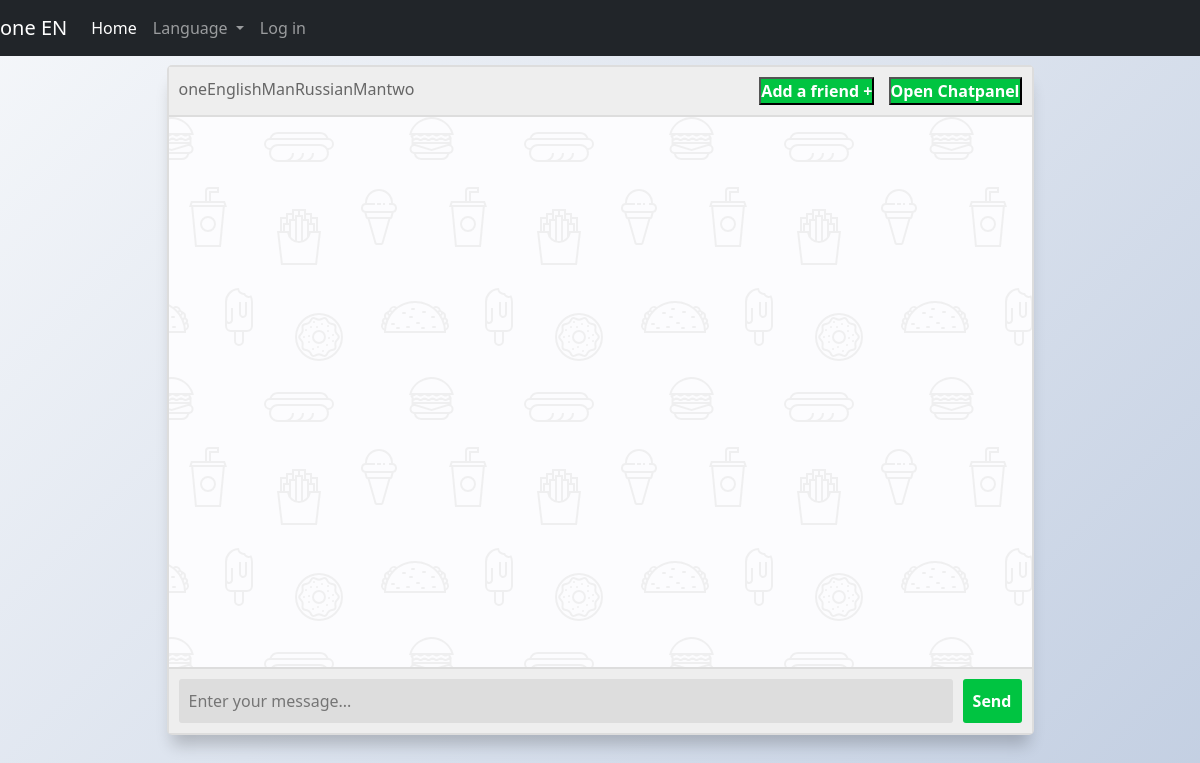
/chat/7 (signed in), run on an earlier commit of the app's database.
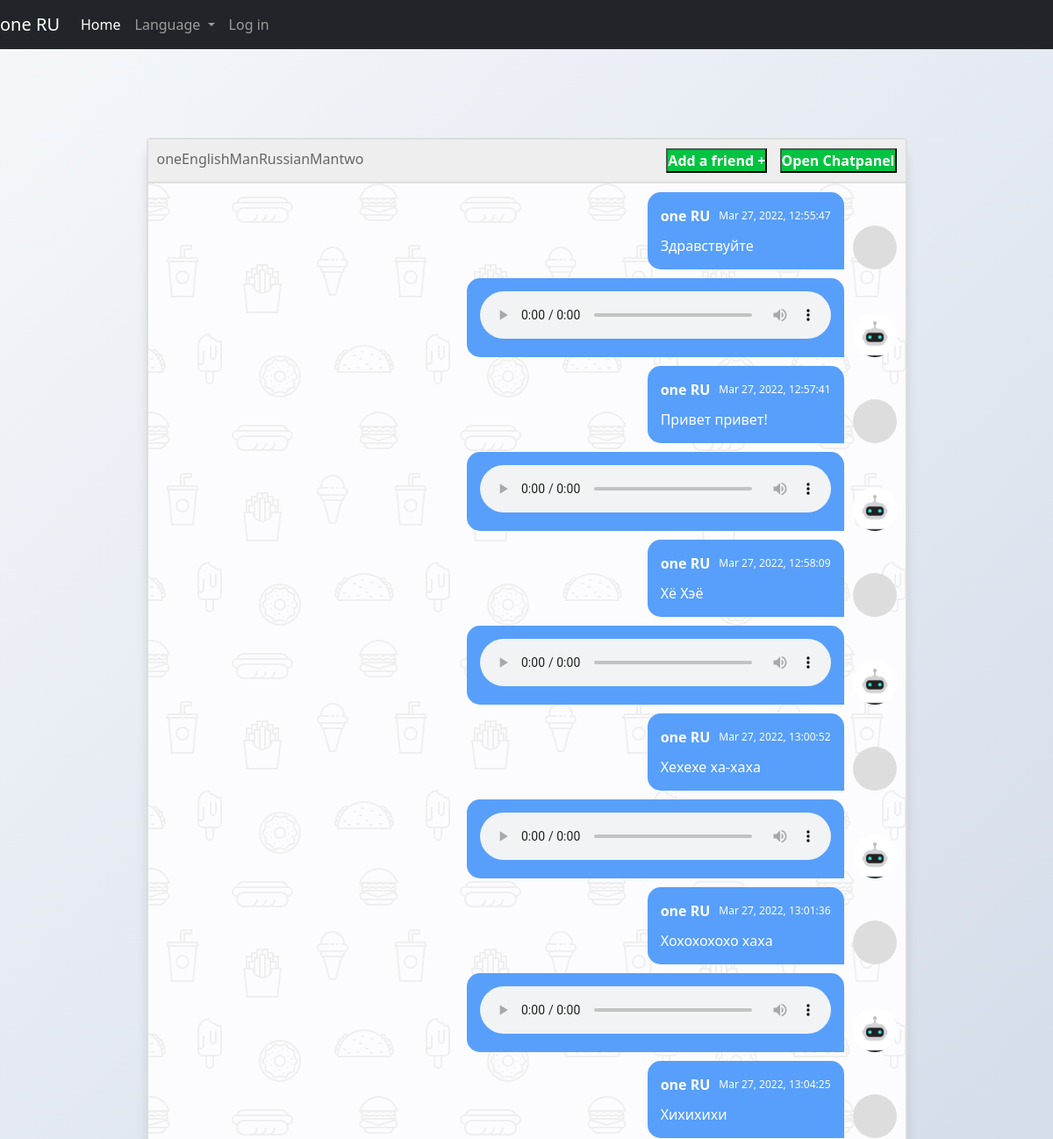
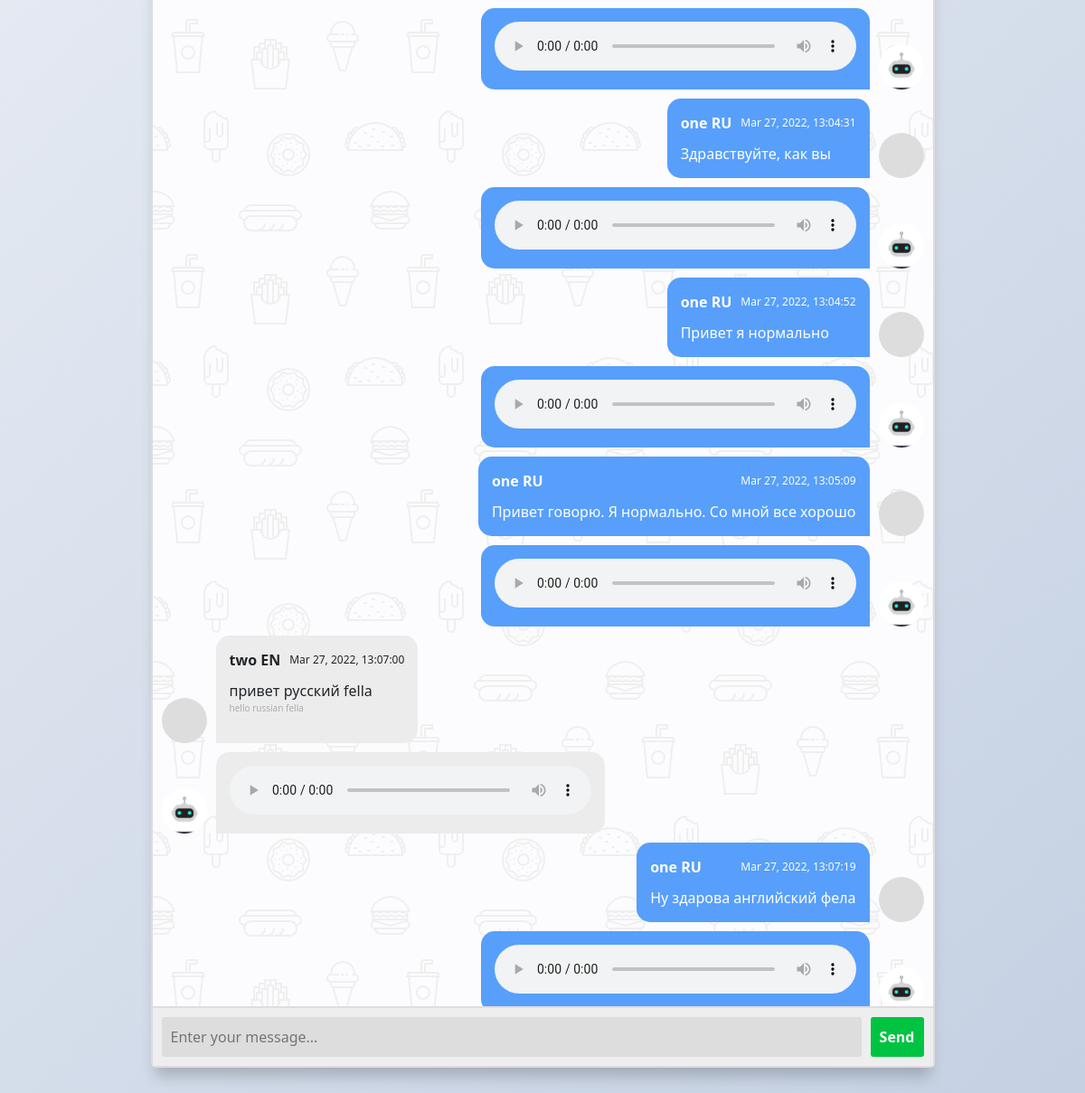
And on a later commit of the database (2 pictures, top to bottom).
### app.py (models this page shows, shortened)
class Chat(db.Model):
    __tablename__ = 'chat'
    id = db.Column(db.Integer, primary_key=True)
    chatname = db.Column(db.String(30), nullable=False)

class User(db.Model, UserMixin):
    __tablename__ = 'user'
    id = db.Column(db.Integer, primary_key=True)
    email = db.Column(db.String(30), nullable=False, unique=True)
    username = db.Column(db.String(30), nullable=False)
    password = db.Column(db.String(80), nullable=False)
    lang = db.Column(db.Integer, nullable=False)

class Messages(db.Model):
    id = db.Column(db.Integer, primary_key=True)
    id_sender = db.Column(db.Integer, ForeignKey('user.id'))
    id_chat = db.Column(db.Integer, ForeignKey('chat.id'))
    message_en = db.Column(db.Text, nullable=False)
    message_ru = db.Column(db.Text, nullable=False)
    date = db.Column(db.DateTime, default=datetime.utcnow())

### app.py (the view, shortened to what this page needs)
@login_required
@app.route('/chat/<id>', methods=['GET'])
def chat(id):
    print(id)
    if current_user.is_authenticated:
        if ChatToUser.query.filter_by(id_user=current_user.id, id_chat=int(id)).first():
            print('Ok')
        else:
            print('Denied')
            return redirect(url_for('index'))
        chatName = 'SimpleChat'
        chats = ChatToUser.query.filter_by(id_user=current_user.id).all()
        for i in range(len(chats)):
            chats[i] = Chat.query.filter_by(id=chats[i].id_chat).first()
            if (int(id) == int(chats[i].id)):
                chatName = chats[i].chatname
        msgs = Messages.query.filter_by(id_chat=int(id)).all()
        for i in range(len(msgs)):
            msgs[i] = [msgs[i].id_sender, User.query.filter_by(id=msgs[i].id_sender).first().username,
                       {'EN': msgs[i].message_en, 'RU': msgs[i].message_ru}, msgs[i].date.strftime("%b %d, %Y, %X"),
                       'RU' if User.query.filter_by(id=msgs[i].id_sender).first().lang == 1 else 'EN']
            if current_user.lang == 1:
                temp = msgs[i][2]['RU'].replace('?', '&quest')
                temp = temp.replace(' ', '%20')
                msgs[i].append(f'{path}synthesize/{temp}?src_lang=ru')
            else:
                temp = msgs[i][2]['EN'].replace('?', '&quest')
                temp = temp.replace(' ', '%20')
                msgs[i].append(f'{path}synthesize/{temp}?src_lang=en')
        return render_template("chatPage.html", name=current_user.username + ' ' + ('EN' if current_user.lang == 0 else 'RU'),
                               chats=chats, chatId=id, chatName = chatName,msgs=msgs, my_link="{path}dummy_audio")
    else:
        return redirect(url_for("index"))

### app.py (called while the page is built)
@login_manager.user_loader
def load_user(user_id):
    return User.query.get(int(user_id))

### templates/chatPage.html (shortened to what this page needs)
<!doctype html>
<html lang="ru">
<head>
  <link rel="stylesheet" href="{{ url_for('static', filename='css/friendlist.css') }}">
  <link rel="stylesheet" href="{{ url_for('static', filename='css/main.css') }}">
  <link rel="stylesheet" href="https://cdn.jsdelivr.net/npm/bootstrap@5.1.3/dist/css/bootstrap.min.css">
</head>
<body>
<nav class="navbar navbar-expand-lg navbar-dark fixed-top bg-dark">
    <a class="navbar-brand" id="name_of_person">{{ name }}</a>
    <div class="collapse navbar-collapse" id="navbarSupportedContent">
      <ul class="navbar-nav mr-auto">
        <li class="nav-item active">
          <a class="nav-link active" aria-current="page" href="/home">Home</a>
        </li>
        <li class="nav-item dropdown">
        <a class="nav-link dropdown-toggle" href="#" id="navbarDropdown" role="button" data-toggle="dropdown" aria-haspopup="true" aria-expanded="false">
          Language
        </a>
        </li>
        <li class="nav-item">
          <a class="nav-link" href="/login">Log in</a>
        </li>
      </ul>
    </div>
</nav>
<section class="msger">
  <header class="msger-header">
    <div class="msger-header-title">
       {{chatName}}
    </div>
    <div class="msger-header-options">
      <button type="submit" onclick="window.location='/addToChat/{{chatId}}'" class="msger-send-btn"
              style="font-size: min(2vw, 16px)">Add a friend
        +</button>
      <button type="submit" id="button1" onclick="openNav()" class="msger-send-btn"
              style="font-size: min(2vw, 16px)">Open Chatpanel</button>
    </div>
  </header>
  <main class="msger-chat">
    {% for ms in msgs %}
      {% if ms[0]==current_user.id%}
        <div class="msg right-msg">
          <div
           class="msg-img"
           style="background-image: url(https://cdn.pixabay.com/photo/2015/10/05/22/37/blank-profile-picture-973460_1280.png)"
          ></div>
          <div class="msg-bubble">
            <div class="msg-info">
              <div class="msg-info-name">{{ms[1] + " " + ms[4]}}</div>
              <div class="msg-info-time">{{ms[3]}}</div>
            </div>
            <div class="msg-text">
              {{ms[2][ms[4]]}}
            </div>
          </div>
        </div>
        <div class="msg right-msg">
          <div
           class="msg-img"
           style=""
          ></div>
          <div class="msg-bubble">
            <div class="msg-text">
              <audio src={{ms[5]}} controls style="width: min(60vw,400px);">Audio tag not supported</audio>
            </div>
          </div>
        </div>
      {% else %}
        <div class="msg left-msg">
          <div
           class="msg-img"
           style="background-image: url(https://cdn.pixabay.com/photo/2015/10/05/22/37/blank-profile-picture-973460_1280.png)"
          ></div>
          <div class="msg-bubble">
            <div class="msg-info">
              <div class="msg-info-name">{{ms[1] + " " + ms[4]}}</div>
              <div class="msg-info-time">{{ms[3]}}</div>
            </div>
            <div class="msg-text">
              {% if (ms[4]=='RU' and current_user.lang==1) or (ms[4]=='EN' and current_user.lang==0) %}
              {{ms[2][ms[4]]}}
              {% else %}
              {{ms[2]['RU' if current_user.lang==1 else 'EN']}}
<p  style="font-size: 10px;color: #A8AFA6">{{ms[2]['RU' if current_user.lang==0 else 'EN']}} </p>
              {% endif %}
            </div>
          </div>
        </div>
        <div class="msg left-msg">
          <div
           class="msg-img"
           style=""
          ></div>
          <div class="msg-bubble">
            <div class="msg-text">
              <audio src={{ms[5]}} controls style="width: min(60vw,400px);">Audio tag not supported</audio>
            </div>
          </div>
        </div>
      {% endif %}
    {% endfor %}
  </main>
  <form class="msger-inputarea" id="form_send_msg" autocomplete="off" method="post" novalidate>
    <input type="text" name="msg" id="msg_id" class="msger-input" placeholder="Enter your message...">
    <button type="submit" id="send_msg" class="msger-send-btn">Send</button>
  </form>
</section>
</body>
</html>

### static/css/friendlist.css (style rules this page uses)
html, body { font-family: sans-serif; width: 100%; height: 100%; }

### static/css/main.css (style rules this page uses)
:root { --body-bg: linear-gradient(135deg, #f5f7fa 0%, #c3cfe2 100%); --msger-bg: #fff; --border: 2px solid #ddd; --left-msg-bg: #ececec; --right-msg-bg: #579ffb; }
*, *:before, *:after { margin: 0; padding: 0; box-sizing: inherit; }
body { display: flex; justify-content: center; align-items: center; height: 100vh; background-image: var(--body-bg); font-family: Helvetica, sans-serif; }
.msger { display: flex; flex-flow: column wrap; justify-content: space-between; width: 100%; max-width: 867px; margin: 25px 10px; height: calc(90% - 50px); border: var(--border); border-radius: 5px; background: var(--msger-bg); box-shadow: 0 15px 15px -5px rgba(0, 0, 0, 0.2); }
.msger-header { display: flex; justify-content: space-between; padding: 10px; border-bottom: var(--border); background: #eee; color: #666; }
.msger-chat { flex: 1; overflow-y: auto; padding: 10px; }
.msg { display: flex; align-items: flex-end; margin-bottom: 10px; }
.msg:last-of-type { margin: 0; }
.msg-img { width: 50px; height: 50px; margin-right: 10px; background: #ddd; background-repeat: no-repeat; background-position: center; background-size: cover; border-radius: 50%; }
.msg-bubble { max-width: min(70%,450px); padding: 15px; border-radius: 15px; background: var(--left-msg-bg); }
.msg-info { display: flex; justify-content: space-between; align-items: center; margin-bottom: 10px; }
.msg-info-name { margin-right: 10px; font-weight: bold; }
.msg-info-time { font-size: min(2vw, 12px); }
.left-msg .msg-bubble { border-bottom-left-radius: 0; }
.right-msg { flex-direction: row-reverse; }
.right-msg .msg-bubble { background: var(--right-msg-bg); color: #fff; border-bottom-right-radius: 0; }
.right-msg .msg-img { margin: 0 0 0 10px; }
.msger-inputarea { display: flex; padding: 10px; border-top: var(--border); background: #eee; }
.msger-inputarea * { padding: 10px; border: none; border-radius: 3px; font-size: min(3vw, 16px); }
.msger-input { flex: 1; background: #ddd; }
.msger-send-btn { margin-left: 10px; background: rgb(0, 196, 65); color: #fff; font-weight: bold; cursor: pointer; transition: background 0.23s; }
.msger-chat { background-color: #fcfcfe; }

What changed in the data, as far as the page shows it:
now on this page (row edited): User: username "one RU", ms "Mar 27, 2022, 12:55:47", message_ru "Здравствуйте", ms "Mar 27, 2022, 12:57:41", message_ru "Привет привет!", ms "Mar 27, 2022, 12:58:09", message_ru "Хё Хэё", ms "Mar 27, 2022, 13:00:52", message_ru "Хехехе ха-хаха", ms "Mar 27, 2022, 13:01:36", message_ru "Хохохохохо хаха", ms "Mar 27, 2022, 13:04:25", message_ru "Хихихихи", ms "Mar 27, 2022, 13:04:31", message_ru "Здравствуйте, как вы", ms "Mar 27, 2022, 13:04:52", message_ru "Привет я нормально", ms "Mar 27, 2022, 13:05:09", message_ru "Привет говорю. Я нормально. Со мной все хорошо", ms "Mar 27, 2022, 13:07:19", message_ru "Ну здарова английский фела"
now on this page (row unchanged): User: username "two EN", ms "Mar 27, 2022, 13:07:00", message_ru "привет русский fella", message_en "hello russian fella"
Also different on the page:
{{ name }}: "one EN" → "one RU"
